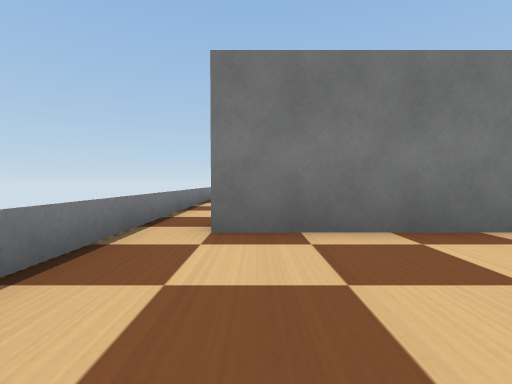
View 1 (above)

17 first-person views from a walk through a Webots world. The camera is 0.14 m above the floor, tilts 2° down and sees 85° across. The floor is counted in squares, 0.25 m on a side. Each view is taken from the middle of a square. On the plan, view 1 faces up. The plan holds only what a view shows up to about 9 squares ahead; the rest is blank. Robots are left out. Simple shapes and patterns stand in for the simulator's stock objects.

View 2
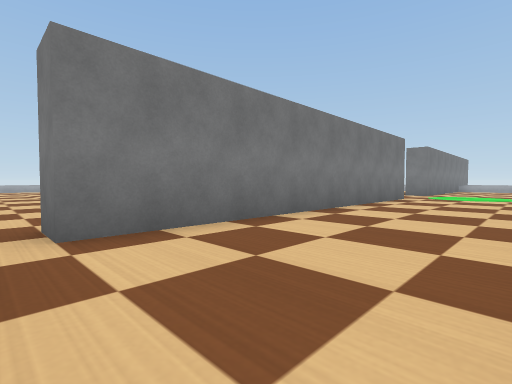

View 3
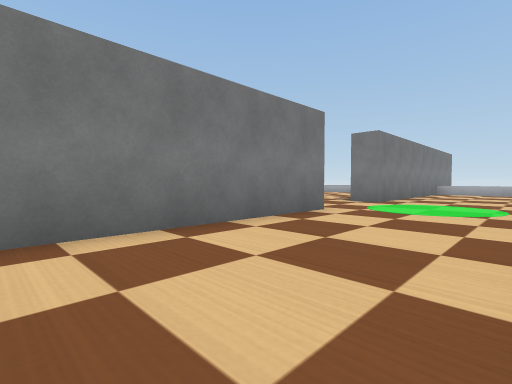

View 4
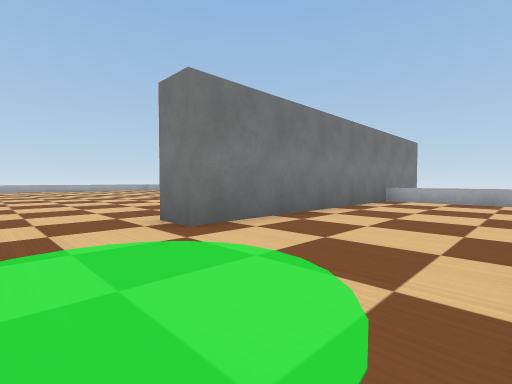

View 5
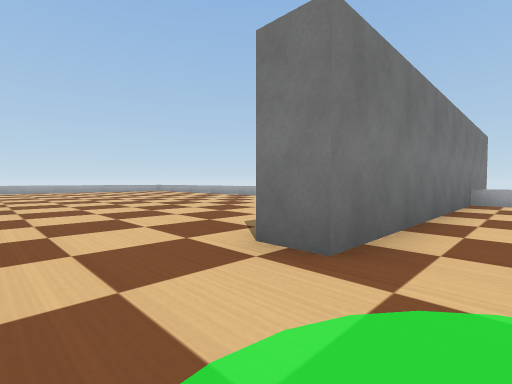

View 6
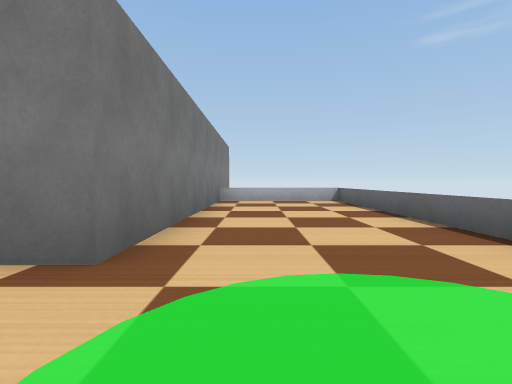

View 7
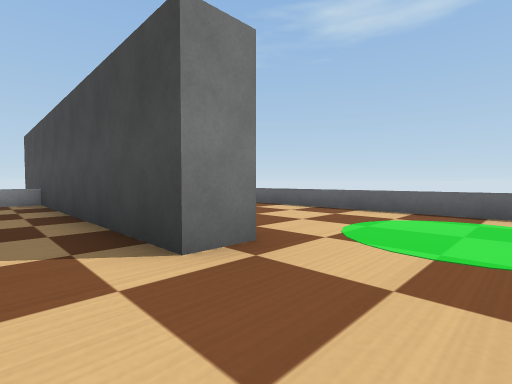

View 8
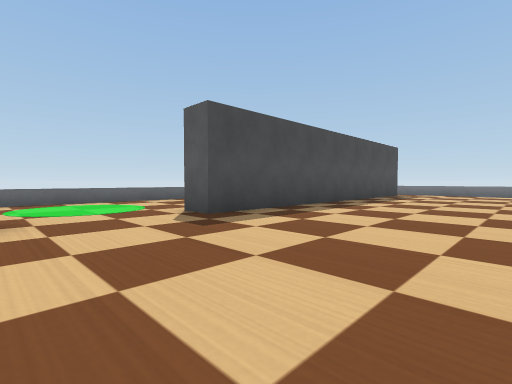

View 9
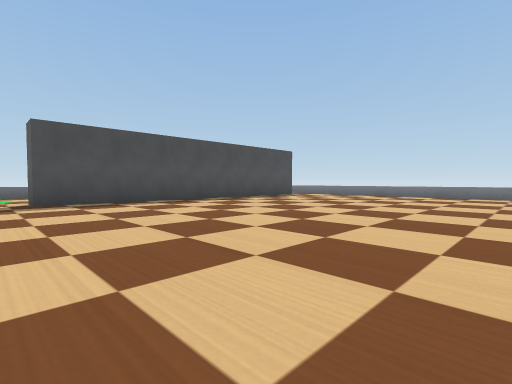

View 10
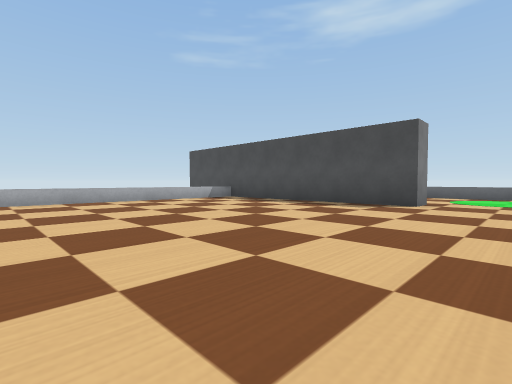

View 11
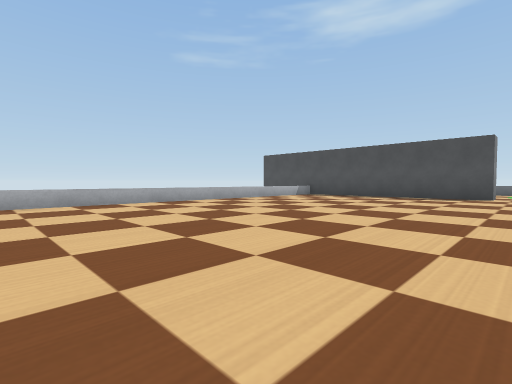

View 12
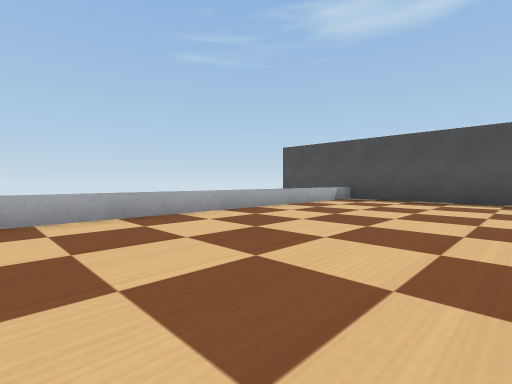

View 13
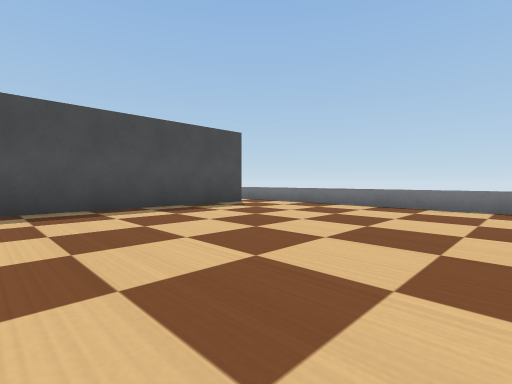

View 14
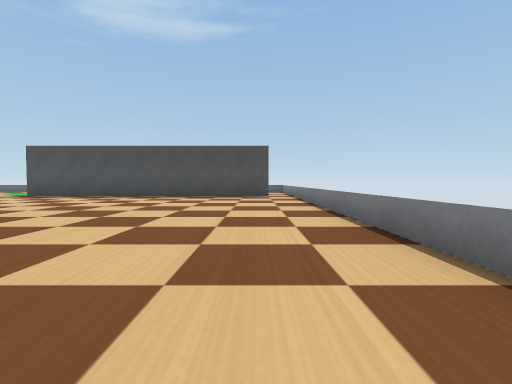

View 15
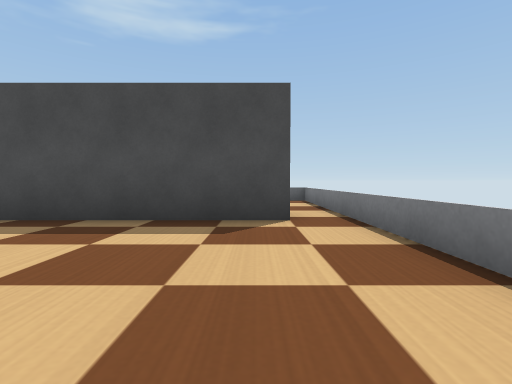

View 16
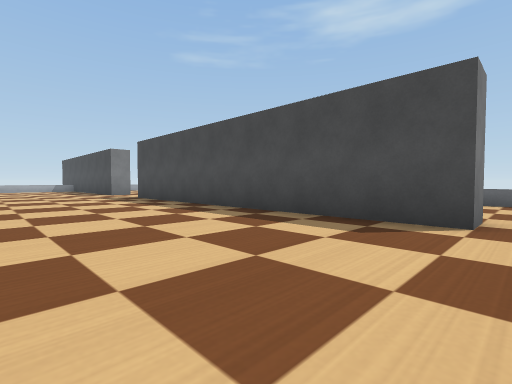

View 17
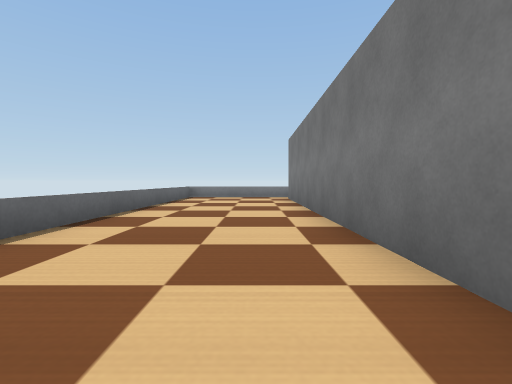

### Floor plan
Key: @ floor where view 1 was taken; # wall or solid block; . floor; = window, fence, low wall or low ledge; B barrier.
Columns run from 2 left of view 1 to 21 right of it. Each row starts with its distance up from view 1.
 15   .          ........=
 14  ...         ........=
 13 =....        ........=
 12 =....................=
 11 =....................=
 10 =....................=
  9 =....................=
  8 =....................=
  7 =....................=
  6 =....................=
  5 =....................=
  4 =.BBBBBBBBBB..BBBBBBBBBB
  3 =.BBBBBBBBBB..BBBBBBBBBB
  2 =....................=
  1 =....................=
  0 =.@..................=
 -1 #======== ===========#

Where each view was taken, in squares from view 1:
view 1: 0 up, 0 right, facing up
view 2: 0 up, 1 left, facing up-right
view 3: 0 up, 4 right, facing up-right
view 4: 0 up, 10 right, facing up-right
view 5: 2 up, 10 right, facing up-right
view 6: 2 up, 10 right, facing right
view 7: 5 up, 10 right, facing down-right
view 8: 8 up, 12 right, facing down-left
view 9: 12 up, 10 right, facing down-left
view 10: 11 up, 10 right, facing down-right
view 11: 15 up, 11 right, facing down-right
view 12: 13 up, 14 right, facing down-right
view 13: 10 up, 5 right, facing down-left
view 14: 15 up, 0 right, facing down
view 15: 8 up, 0 right, facing down
view 16: 8 up, 1 left, facing down-right
view 17: 2 up, 9 right, facing left
